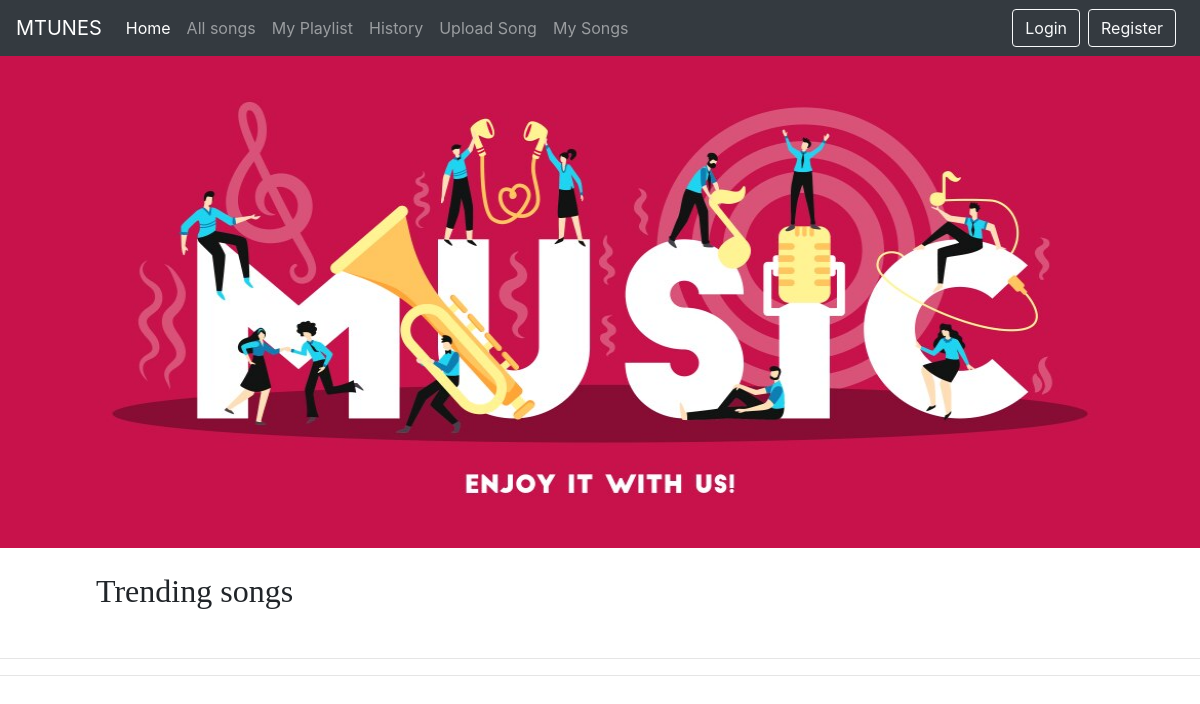
The app's page /, older data.
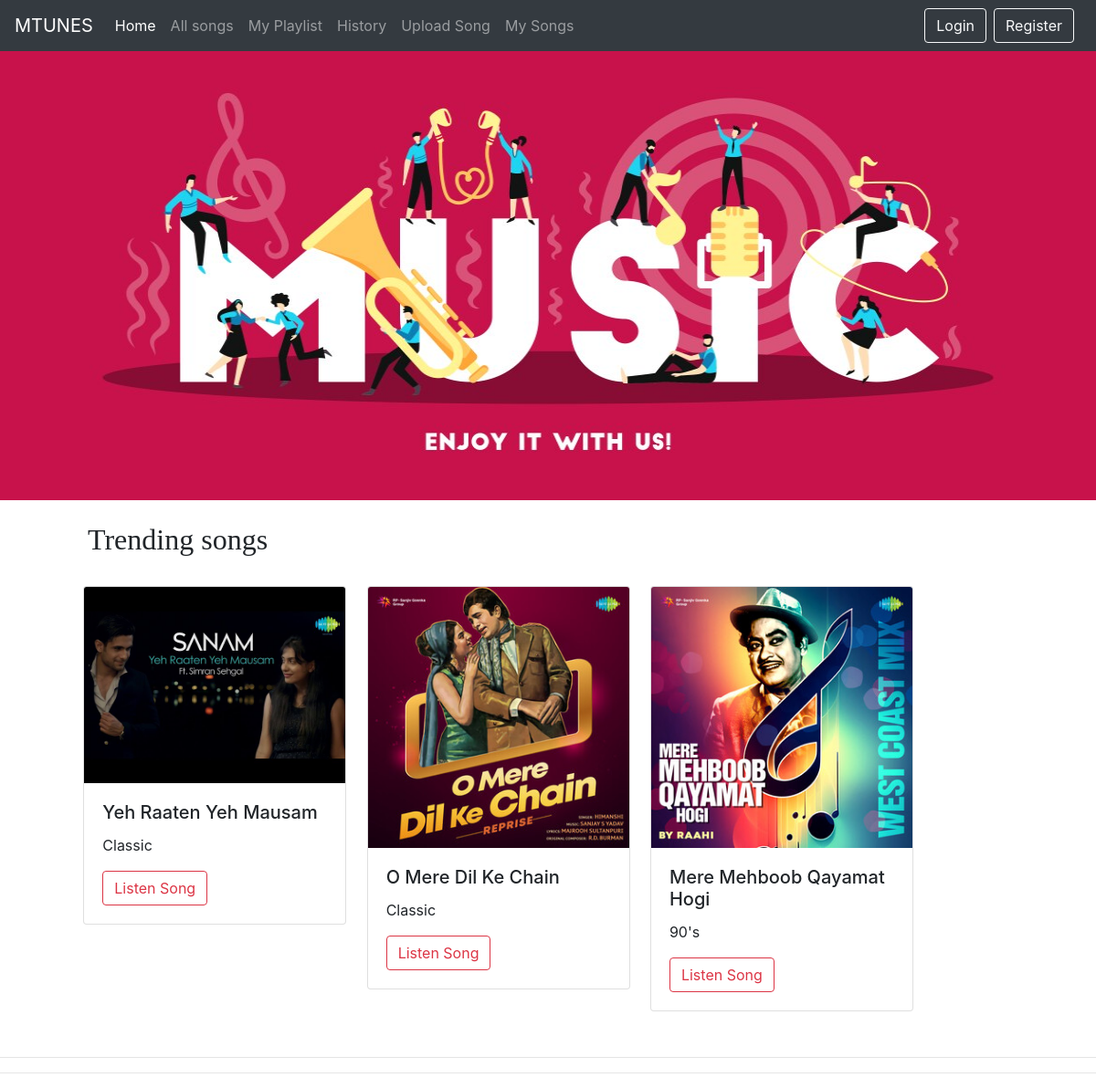
The same page, newer data.
### mtunes/models.py (models this page shows, shortened)
class Song(models.Model):
    song_id = models.AutoField(primary_key= True)
    name = models.CharField(max_length= 2000)
    singer = models.CharField(max_length= 2000)
    tags = models.CharField(max_length= 100)
    image = models.ImageField(upload_to = 'docs')
    song = models.FileField(upload_to= 'docs')
    movie = models.CharField(max_length = 150, default = "None")
    uploaded_by = models.ForeignKey(User, on_delete=models.CASCADE)

### mtunes/views.py (the view)
# urls.py: path('', views.index, name = 'index'),
def index(request):
    song = Song.objects.all()
    if request.user.is_authenticated:
        myplaylist = Watchlater.objects.filter(user=request.user)
    else:
        myplaylist = None
    context = {
        'song': song,
        'myplaylist': myplaylist
    }
    return render(request, 'index.html', context)

### mtunes/templates/mtunes/index.html (shortened to what this page needs)
{%extends 'mtunes/basic.html'%}
{% block body %}
{% load static %}
<div id="carouselExampleSlidesOnly" class="carousel slide mt-5" data-ride="carousel">
  <div class="carousel-inner">
    <div class="carousel-item active">
      <img src="{%static 'mtunes/m1.jpg'%}" height="500px" class="d-block w-100" alt="...">
    </div>
  </div>
</div>
<h2 style="padding-left: 8%; padding-top: 2%; font-family: 'Verdana';">Trending songs</h2>
<div class="row w-100" style="padding-top: 2%; padding-left: 7%;">
  {%for i in song %}
  <div style="padding-left: 2%; padding-bottom: 3%;">
    <div class="card" style="width: 18rem; ">
      <img src="{{i.image.url}}" class="card-img-top" alt="...">
      <div class="card-body">
        <h5 class="card-title">{{i.name}}</h5>
        <p class="card-text">{{i.tags}}</p>
        <a href="{% url 'songpost' i.song_id %}" class="btn btn-outline-danger">Listen Song</a>
      </div>
    </div>
  </div>
  {%endfor%}
</div>
<hr>
<hr>
{% endblock %}

Row changes from the older to the newer data that the page shows:
added Song: image (picture), name "Yeh Raaten Yeh Mausam", tags "Classic"
added Song: image (picture), name "O Mere Dil Ke Chain", tags "Classic"
added Song: image (picture), name "Mere Mehboob Qayamat Hogi", tags "90's"
